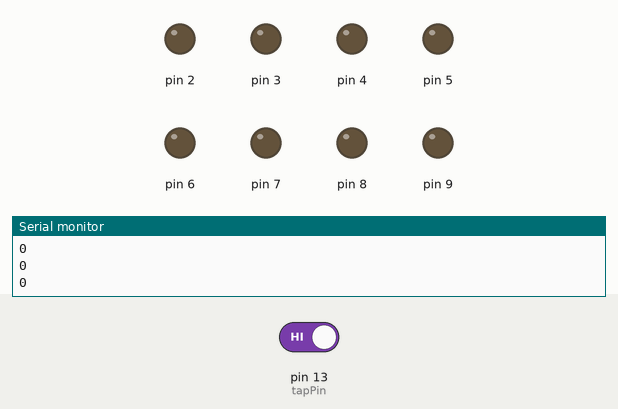
Recording of a sketch running on a simulated Arduino Uno, built with avr-gcc and run on an emulated ATmega328P. Parts: output pins drawn as LEDs (lit = HIGH), the last lines printed to the serial monitor. Dashed ring = blinking. The test bench sets the inputs (shaded band); at power-on: pin 13 (tapPin) HIGH.

Above: at 1.3 s.
1.4 s: pin 13 (tapPin) driven LOW
At 4.3 s:
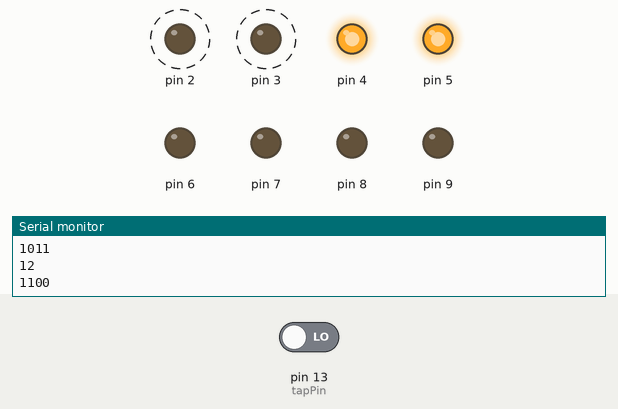
4.4 s: pin 13 (tapPin) driven HIGH
At 4.9 s:
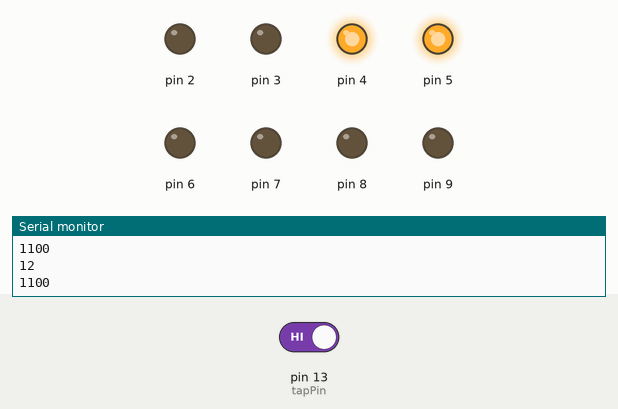
5.9 s: pin 13 (tapPin) driven LOW
At 8.63 s:
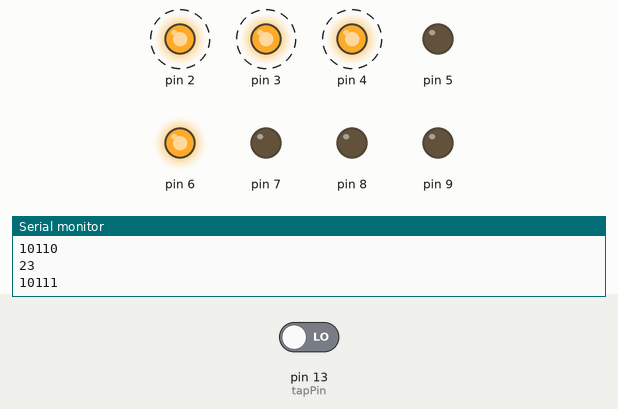
Timing chart, 0 to 25.7 s (numbered marks = the images above; inputs shaded):
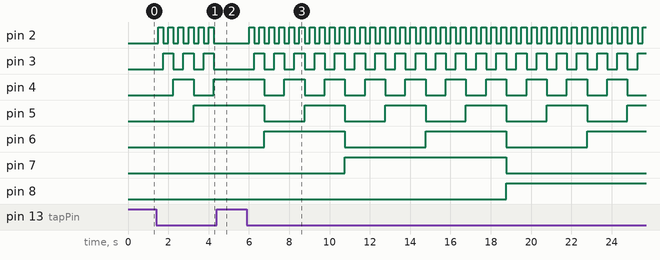

The sketch:

LEDCounter.ino
```cpp
// Import modules
#include <stdlib.h>
#include <string.h>

// Setup vars
const int firstLED = 2, secondLED = 3, thirdLED = 4, fourthLED = 5, fifthLED = 6, sixthLED = 7, seventhLED = 8, eighthLED = 9, tapPin = 13;
int counter = 0;
char buffer [9];

void setup() {
  // Set the tap module to input
  pinMode(tapPin, INPUT);

  // Set all of the led pins to output
  for (int i = 2; i < 10; i++)
    pinMode(i, OUTPUT);

  // Log info to port 9600
  Serial.begin(9600);
}

void loop() {
  // put your main code here, to run repeatedly:
  // reset buttonPress to 0
  int buttonPress = digitalRead(tapPin);

  // If button is pressed (default is HIGH), then increment the counter (which is the amount of taps)
  if (buttonPress == LOW)
    counter++;

  // Convert buffer to binary
  itoa(counter, buffer, 2);

  // Print out the decimal and binary numbers
  Serial.println(counter);
  Serial.println(buffer);

  // Setup tracker for setting each LED
  int tracker = 1;

  // Go through binary number backwards to they display on LEDs correctly
  for (int i = strlen(buffer); i >= 0; i--)
  {
    // If it's 1, light the LED
    if (buffer[i] == '1')
      digitalWrite(tracker, HIGH);
    // Else if it's 0,turn the LED off
    else if (buffer[i] == '0')
      digitalWrite(tracker, LOW);
    // Increment tracker, so it writes to the correct LED pin
    tracker++;
  }
  // Delay each loop by 1/4 of a second, so it doesn't add too fast
  delay(250);
}
```

Measured:
- after the input at 1.4 s, pin 2: alternates HIGH for 0.25 s and LOW for 0.25 s, starting after 0.10 s; pin 3: alternates HIGH for 0.50 s and LOW for 0.50 s, starting after 0.35 s; pin 4: LOW → HIGH after 0.85 s, → LOW 1.0 s later, → HIGH 1.0 s later; pin 5: LOW → HIGH after 1.9 s
- after the input at 4.4 s, pin 2: stops changing and stays LOW; pin 3: stays LOW (without the input it goes to HIGH after 0.35 s); pin 4, pin 5: stays HIGH (without the input it goes to LOW after 0.85 s); pin 6: stays LOW (without the input it goes to HIGH after 0.85 s)
- after the input at 5.9 s, pin 2: alternates HIGH for 0.25 s and LOW for 0.25 s, starting after 0.11 s; pin 3: alternates HIGH for 0.50 s and LOW for 0.50 s, starting after 0.36 s
